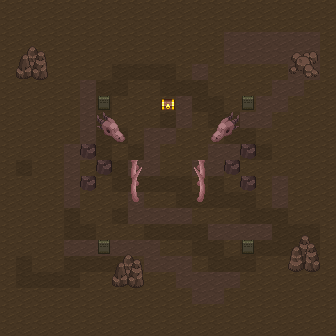

Tiled map render using the project's own tile images. Description and the map definition, with tile-layer contents summarised, below:
An orthogonal 21x21 tile map with 16x16 px tiles, 3 tile layers (Floors, Chest, Obstacles), 6 hidden layers not drawn, 4 tilesets.

<map version="1.10" tiledversion="1.11.0" orientation="orthogonal" renderorder="right-down" width="21" height="21" tilewidth="16" tileheight="16" infinite="0" nextlayerid="11" nextobjectid="1">
 <tileset firstgid="1" source="RA_Beast.tsx" />
 <tileset firstgid="449" source="RA_Wasteland.tsx" />
 <tileset firstgid="1553" source="RA_Hell.tsx" />
 <tileset firstgid="1809" source="RA_Cavern.tsx" />
 <layer id="3" name="Floors" width="21" height="21">
  <data>[441 cells, 441 non-empty, 3 distinct tile ids]</data>
 </layer>
 <layer id="9" name="Chest" width="21" height="21">
  <data>[441 cells, 1 non-empty, 1 distinct tile ids]</data>
 </layer>
 <layer id="8" name="Obstacles" width="21" height="21">
  <data>[441 cells, 46 non-empty, 32 distinct tile ids]</data>
 </layer>
 <layer id="10" name="Foreground" width="21" height="21" visible="0">
  <data>[441 cells, 14 non-empty, 6 distinct tile ids]</data>
 </layer>
 <layer id="2" name="Walls" width="21" height="21" visible="0">
  <data>[441 cells, 118 non-empty, 12 distinct tile ids]</data>
 </layer>
 <layer id="4" name="Door N" width="21" height="21" visible="0">
  <data>[441 cells, 6 non-empty, 6 distinct tile ids]</data>
 </layer>
 <layer id="1" name="Door S" width="21" height="21" visible="0">
  <data>[441 cells, 5 non-empty, 2 distinct tile ids]</data>
 </layer>
 <layer id="5" name="Door E" width="21" height="21" visible="0">
  <data>[441 cells, 5 non-empty, 2 distinct tile ids]</data>
 </layer>
 <layer id="6" name="Door W" width="21" height="21" visible="0">
  <data>[441 cells, 5 non-empty, 2 distinct tile ids]</data>
 </layer>
</map>
